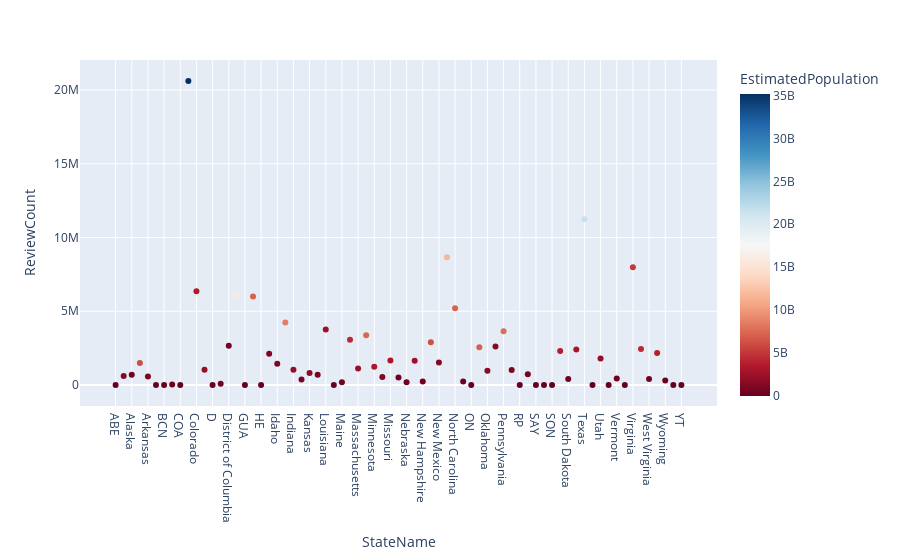

The cell this chart's notebook holds for it:
### Code cell
date = '2022-01-13'
y = 'ReviewCount'

px.scatter(
    state_groups,
    x='StateName',
    y='ReviewCount',
    color='EstimatedPopulation',
#     color_continuous_scale=px.colors.cmocean.thermal
    color_continuous_scale='RdBu'
    
    
)

### Figure 1 — Plotly figure (JSON) as saved in the notebook; plotly's stock layout.template omitted (floating-point values rounded to 4 significant figures)
{"data": [{"hovertemplate": "StateName=%{x}<br>ReviewCount=%{y}<br>EstimatedPopulation=%{marker.color}<extra></extra>", "legendgroup": "", "marker": {"color": [0, 1364134700, 431356284, 6174245403, 1000632740, 0, 0, 0, 0, 35166356057, 3567418767, 2146220480, 0, 517992426, 633056853, 15798505901, 0, 7060134077, 0, 1083297269, 1031769006, 8527227192, 1983192752, 708210451, 1559346906, 749735541, 2502918160, 0, 369542994, 4341565997, 2316171073, 7368528074, 3511621520, 1057252383, 3099799675, 330882984, 217190414, 2538613151, 357864278, 6255710760, 1291801598, 11670900898, 7175354855, 187518679, 0, 7071160502, 1595038433, 1478229992, 7703762552, 866219075, 0, 624268544, 0, 0, 0, 3689248753, 269570808, 3023941449, 21611642764, 0, 2051388843, 0, 310450134, 0, 5243857548, 4325418935, 476460427, 3873625503, 223260732, 0, 0], "coloraxis": "coloraxis", "symbol": "circle"}, "mode": "markers", "name": "", "orientation": "v", "showlegend": false, "type": "scatter", "x": ["ABE", "Alabama", "Alaska", "Arizona", "Arkansas", "BC", "BCN", "BST", "COA", "California", "Colorado", "Connecticut", "D", "Delaware", "District of Columbia", "Florida", "GUA", "Georgia", "HE", "Hawaii", "Idaho", "Illinois", "Indiana", "Iowa", "Kansas", "Kentucky", "Louisiana", "MB", "Maine", "Maryland", "Massachusetts", "Michigan", "Minnesota", "Mississippi", "Missouri", "Montana", "Nebraska", "Nevada", "New Hampshire", "New Jersey", "New Mexico", "New York", "North Carolina", "North Dakota", "ON", "Ohio", "Oklahoma", "Oregon", "Pennsylvania", "Puerto Rico", "RP", "Rhode Island", "SAY", "SK", "SON", "South Carolina", "South Dakota", "Tennessee", "Texas", "UM", "Utah", "V", "Vermont", "Virgin Islands", "Virginia", "Washington", "West Virginia", "Wisconsin", "Wyoming", "XGL", "YT"], "xaxis": "x", "y": [24, 603143, 698856, 1485909, 567108, 616, 1813, 22887, 303, 20608131, 6352708, 1023085, 8, 80951, 2651245, 6050085, 14, 6000476, 56, 2111296, 1433715, 4234969, 1025997, 368248, 809363, 697475, 3767725, 127, 176036, 3066123, 1115171, 3369224, 1241342, 544179, 1650991, 499543, 183835, 1635435, 229501, 2898451, 1525285, 8664299, 5193602, 231131, 1248, 2561627, 967076, 2607950, 3642650, 1016437, 16, 721192, 8, 352, 16, 2302304, 395257, 2411686, 11232714, 1463, 1801344, 80, 436406, 80, 7977664, 2435938, 396076, 2158834, 295303, 24, 54], "yaxis": "y"}], "layout": {"autosize": true, "coloraxis": {"colorbar": {"title": {"text": "EstimatedPopulation"}}, "colorscale": [[0, "rgb(103,0,31)"], [0.1, "rgb(178,24,43)"], [0.2, "rgb(214,96,77)"], [0.3, "rgb(244,165,130)"], [0.4, "rgb(253,219,199)"], [0.5, "rgb(247,247,247)"], [0.6, "rgb(209,229,240)"], [0.7, "rgb(146,197,222)"], [0.8, "rgb(67,147,195)"], [0.9, "rgb(33,102,172)"], [1, "rgb(5,48,97)"]]}, "legend": {"tracegroupgap": 0}, "margin": {"t": 60}, "xaxis": {"anchor": "y", "autorange": true, "domain": [0, 1], "range": [-4.319, 74.32], "title": {"text": "StateName"}, "type": "category"}, "yaxis": {"anchor": "x", "autorange": true, "domain": [0, 1], "range": [-1886000.0, 22490000.0], "title": {"text": "ReviewCount"}, "type": "linear"}}}
